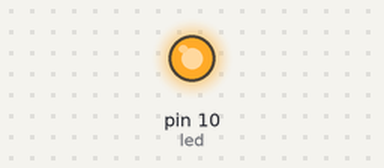
The sketch below on a simulated Arduino Uno, built with avr-gcc and run on an emulated ATmega328P. Shown: output pins drawn as LEDs (lit = HIGH).

Above: at 0.1 s.
Timing chart, 0 to 1.6 s (numbered marks = the images above):
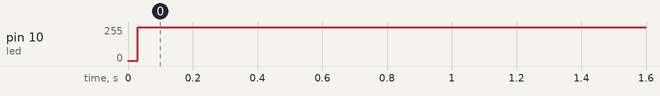

Measured:
- by itself, pin 10 (led): 0/255 → 255/255 at 0.00 s

The sketch:

05_practice_3.ino
```cpp
int led = 10;         // the PWM pin the LED is attached to
int brightness = 1;  // how bright the LED is
int fadeAmount = 5;  // how many points to fade the LED by
void setup() {
  pinMode(led, OUTPUT);
}
void loop() {
  analogWrite(led, brightness);
  brightness = brightness - fadeAmount;
  if (brightness >= 0 && brightness <= 255) {
    fadeAmount = +fadeAmount;
  }
  delay(30);
}
```
